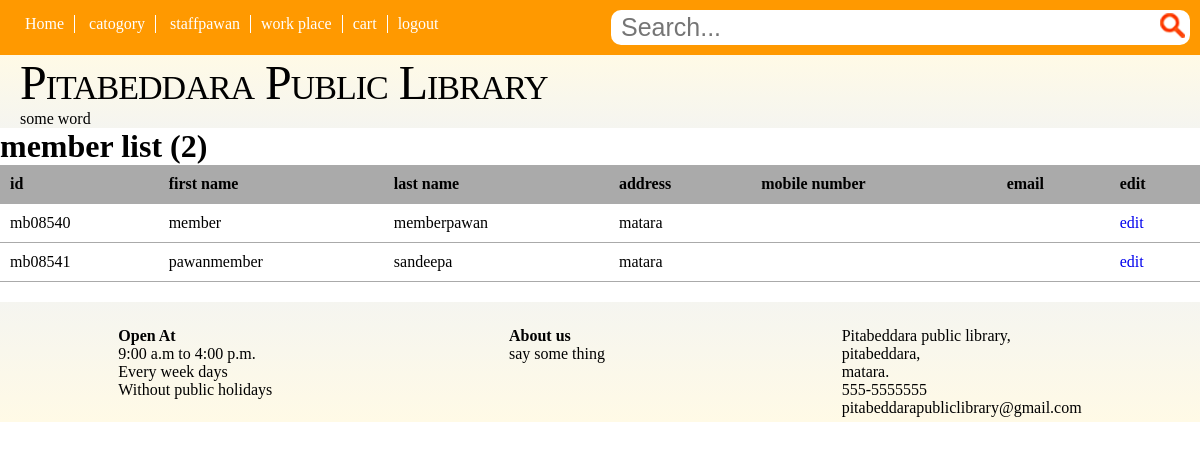
The page /php/member_list.php (signed in) on the database as committed earlier.
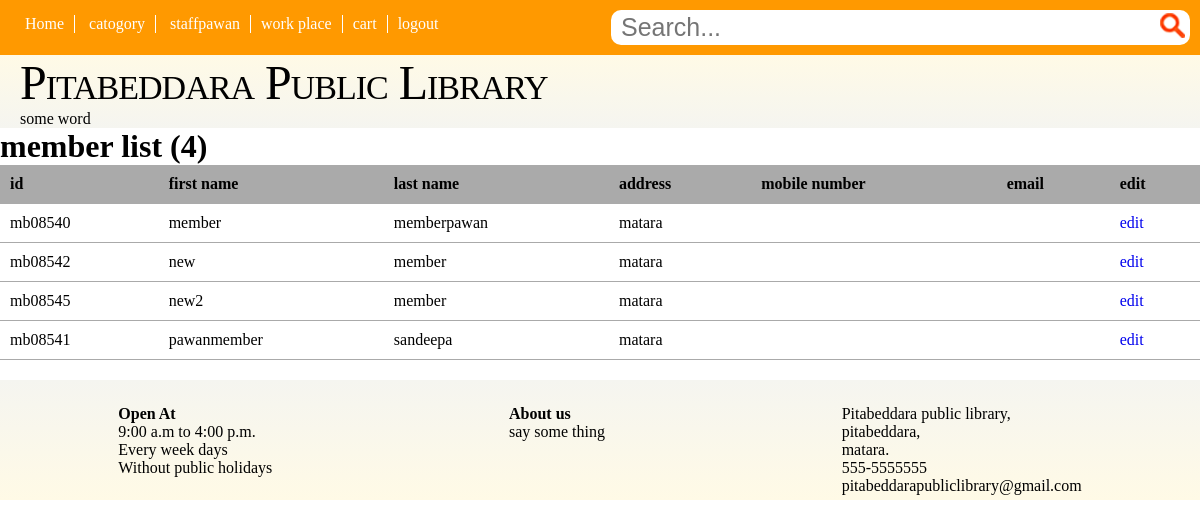
The same page on the database as committed later.
### tables this page shows
CREATE TABLE IF NOT EXISTS `members` (
  `id` char(7) NOT NULL,
  `f_name` varchar(20) DEFAULT NULL,
  `l_name` varchar(30) NOT NULL,
  `initials` varchar(15) DEFAULT NULL,
  `address` varchar(100) NOT NULL,
  `dob` varchar(12) DEFAULT NULL,
  `gender` varchar(6) DEFAULT NULL,
  `phone_mobile` varchar(11) DEFAULT NULL,
  `phone_home` varchar(11) DEFAULT NULL,
  `nic` char(10) DEFAULT NULL,
  `address_of_working` varchar(100) DEFAULT NULL,
  `working_place` varchar(100) DEFAULT NULL,
  `grade` varchar(20) DEFAULT NULL,
  `email` varchar(50) DEFAULT NULL,
  `registered_date` varchar(12) DEFAULT NULL,
  `caretaker_name` varchar(50) DEFAULT NULL,
  `caretaker_address` varchar(100) DEFAULT NULL,
  `caretaker_nic` char(10) DEFAULT NULL,
  `guarantor_name` varchar(50) DEFAULT NULL,
  `guarantor_address` varchar(100) DEFAULT NULL,
  `guarantor_post` varchar(20) DEFAULT NULL,
  `guarantor_working_place` varchar(100) DEFAULT NULL,
  `count_of_transactions` int(11) NOT NULL DEFAULT 0,
  `mpassword` varchar(200) DEFAULT NULL,
  PRIMARY KEY (`id`)
);

### php/member_list.php (the view, shortened to what this page needs)
<?php require_once('../connection/conn.php'); ?>
<?php
	$error=array();
	$job_position='';
	if(isset($_SESSION['job_position'])){
		$job_position=$_SESSION['job_position'];
	}
	$list='';
	$query="SELECT id,f_name,l_name,address,phone_mobile,email FROM members ORDER BY f_name";
			if ($job_position=="admin" or $job_position=="assistant") {
				$rquery=mysqli_query($admin_conn,$query);
				if($rquery){
					$list_count=mysqli_num_rows($rquery);
					$list.="<h1>member list ({$list_count})</h1>";
					$list.="<table class=\"userlist\">";
						$list.="<tr><th>id</th><th>first name</th><th>last name</th><th>address</th><th>mobile number</th><th>email</th><th>edit</th></tr>";
						while($detail=mysqli_fetch_assoc($rquery)){
							$list.="<tr>";
							$list.="<td>{$detail['id']}</td>";
							$list.="<td>{$detail['f_name']}</td>";
							$list.="<td>{$detail['l_name']}</td>";
							$list.="<td>{$detail['address']}</td>";
							$list.="<td>{$detail['phone_mobile']}</td>";
							$list.="<td>{$detail['email']}</td>";
							$list.="<td><a href=\"edit_member.php?id={$detail['id']}\">edit</a></td>";
							$list.="</tr>";
						}
					$list.="</table>";
				}else{
					$error[]="can't get book details";
				}
			}
?>
<!DOCTYPE html>
<html lang="en">
<head>
	<link rel="stylesheet" href="../css/list.css">
</head>
<body>
	<div>
		<?php require_once('header.php'); ?>
		<?php require_once('banner.php'); ?>
	</div>
	<main>
		<?php echo $list; ?>
	</main>
	<div class="includeone">
		<?php require_once('footer.php') ?>
	</div>
</body>
</html>

Rows that differ between the two databases and show on the page:
added members: id "mb08542", f_name "new", l_name "member", address "matara"
added members: id "mb08545", f_name "new2", l_name "member", address "matara"
Other text that changed with them:
$list_count: "2" → "4"
